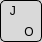
              <widget class="QWidget" name="key_J" native="true">
               <property name="minimumSize">
                <size>
                 <width>42</width>
                 <height>42</height>
                </size>
               </property>
               <property name="maximumSize">
                <size>
                 <width>42</width>
                 <height>42</height>
                </size>
               </property>
               <property name="styleSheet">
                <string notr="true">border: 1px solid black;
background-color: #D9D9D9; 
border-radius: 5px;
 color: black; 
</string>
               </property>
               <layout class="QGridLayout" name="gridLayout_41" rowstretch="0,0,0,0" columnstretch="0,0,0">
                <property name="leftMargin">
                 <number>0</number>
                </property>
                <property name="topMargin">
                 <number>0</number>
                </property>
                <property name="rightMargin">
                 <number>0</number>
                </property>
                <property name="bottomMargin">
                 <number>0</number>
                </property>
                <property name="spacing">
                 <number>0</number>
                </property>
                <item row="3" column="2">
                 <widget class="QLabel" name="label_102">
                  <property name="styleSheet">
                   <string notr="true">border: none;  background: transparent</string>
                  </property>
                  <property name="text">
                   <string> О</string>
                  </property>
                 </widget>
                </item>
                <item row="3" column="0">
                 <widget class="QLabel" name="label_103">
                  <property name="styleSheet">
                   <string notr="true">border: none; background: transparent</string>
                  </property>
                  <property name="text">
                   <string/>
                  </property>
                 </widget>
                </item>
                <item row="2" column="0">
                 <widget class="QLabel" name="label_104">
                  <property name="styleSheet">
                   <string notr="true">border: none;  background: transparent</string>
                  </property>
                  <property name="text">
                   <string>   J</string>
                  </property>
                 </widget>
                </item>
               </layout>
              </widget>
